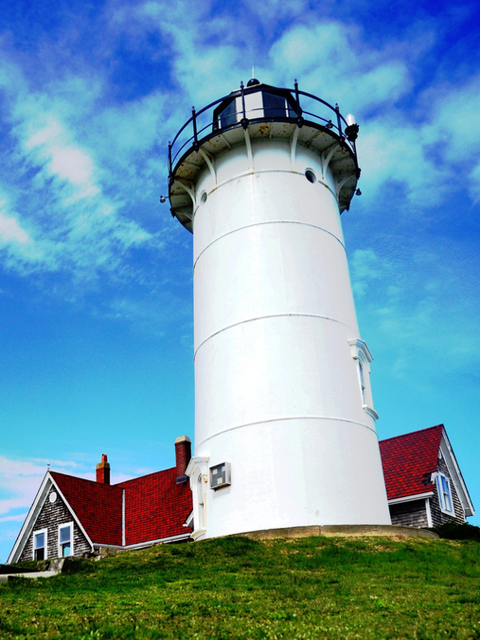
#> input picture Task1/images/lighthouse.png, 480 x 640 px
$ python HW1_Task3.py
#> lines starting #> are read from the running program, lines starting #| are printed output that depends on the picture
#Bilal Ayakdas 220316002
from matplotlib import pyplot as plt
import cv2 as cv

#Read Image
img = cv.imread('images/lighthouse.png')
#> img is the input picture: shape (640, 480, 3); mean B, G, R 171.4, 150.1, 106.4
cv.namedWindow('colored',cv.WINDOW_AUTOSIZE)
cv.imshow('colored',img)
cv.waitKey(0)

#Convert to gray scale image
gray = cv.cvtColor(img,cv.COLOR_BGR2GRAY)
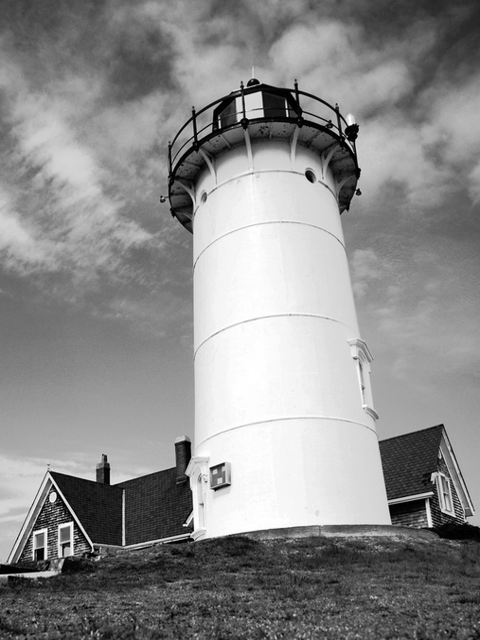
#> gray: shape (640, 480); min 0, max 255, mean 139.5
#Show grayscale image
cv.imshow('gray',gray)
cv.waitKey(0)

#Rotate  45 degree the image
rot_mat = cv.getRotationMatrix2D((img.shape[1] / 2, img.shape[0] / 2), 45, 1)
rotated_img = cv.warpAffine(img, rot_mat, (img.shape[1], img.shape[0]), flags=cv.INTER_CUBIC)
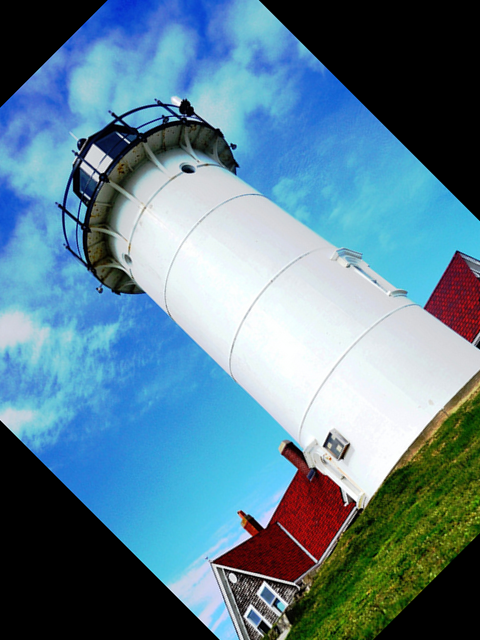
#> rotated_img: shape (640, 480, 3); mean B, G, R 147, 128.9, 93.2

#Show rotated image
cv.imshow('rotated', rotated_img)
cv.waitKey(0)

#Draw the grayscale images's histogram
plt.figure()
plt.hist(gray)
plt.xlabel("Pixel Intensity")
plt.ylabel("Number of Pixels")
plt.title("Histogram of Grayscale Image")
plt.show()
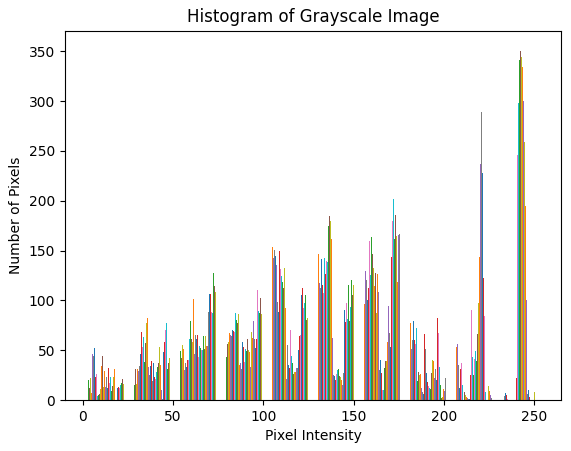
#> figure drawn by matplotlib, 1 panel; tallest bar 202 high, from x = 104.5 to 104.6; tallest bar 192 high, from x = 104.6 to 104.6; tallest bar 196 high, from x = 104.6 to 104.7
